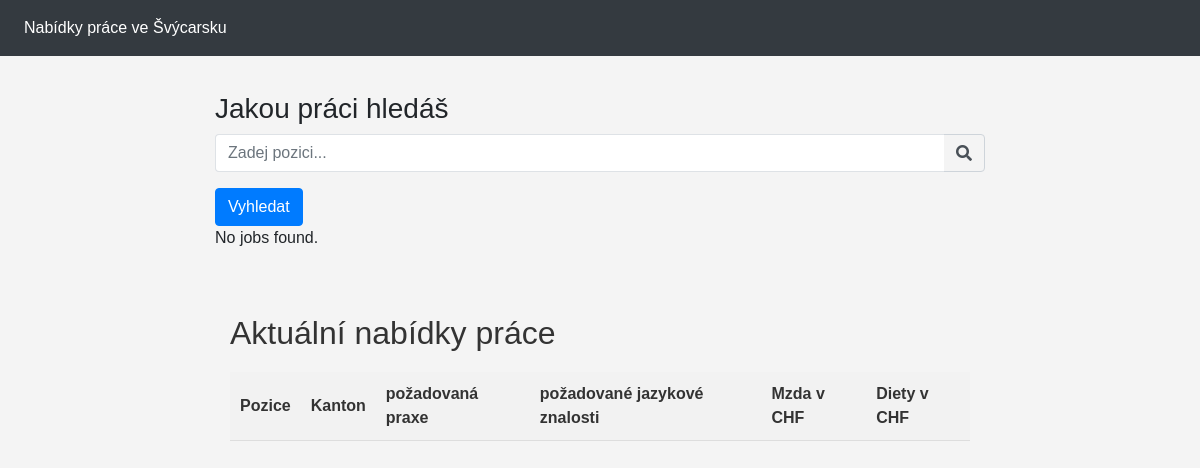
Page /all-jobs/ on the earlier database version.
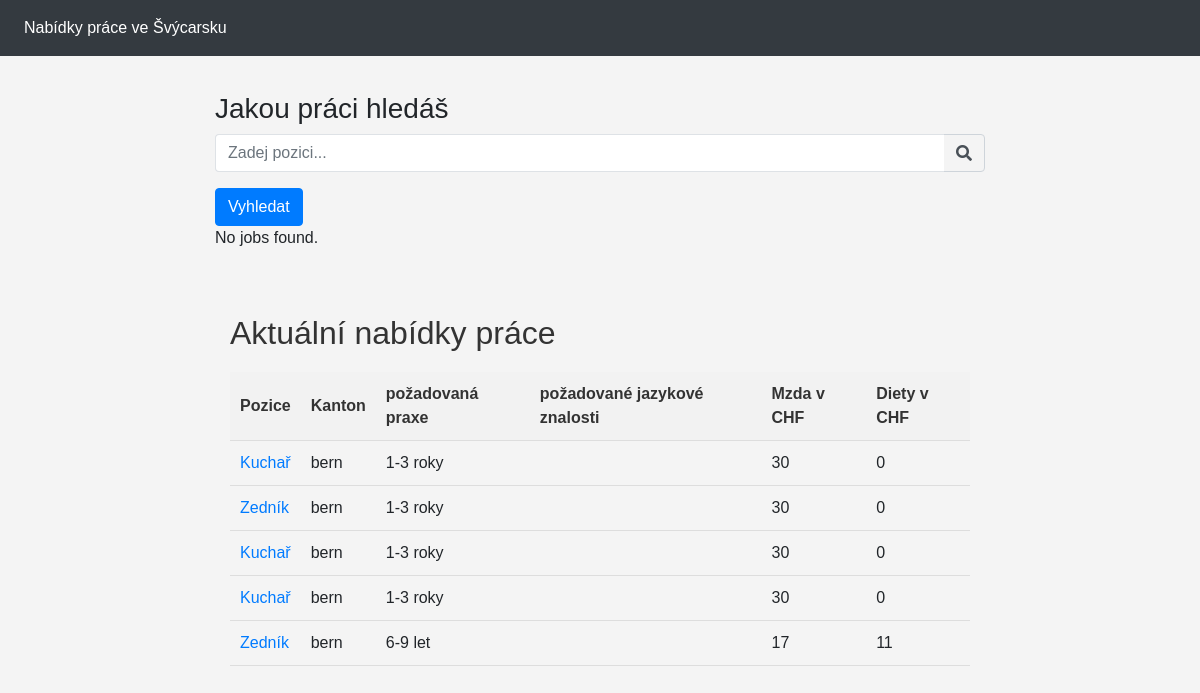
Same page on the later database version.
### jobapp/models.py (models this page shows, shortened)
class PostJob(models.Model):
    EXPERIENCE_CHOICES = [
        ('1-3 roky', '1-3'),
        ('4-6 let', '4-6'),
        ('6-9 let', '6-9'),
        ('10 a více let', '10 a více'),
    ]
    ACCOMMODATION_CHOICES = [
        ('vlastní ubytování', 'vlastní'),
        ('zajištěné ubytování', 'zajištěné'),
    ]
    author = models.ForeignKey("users.User", on_delete=models.CASCADE, default='')
    created_at = models.DateTimeField(auto_now_add=True)
    positions = models.ForeignKey(Position, related_name="position", on_delete=models.CASCADE)
    driving_licence = models.ManyToManyField(DrivingLicence, blank=True)
    experience = models.CharField(max_length=100, choices=EXPERIENCE_CHOICES, default='1-3')
    place = models.ForeignKey(Place, related_name="postjobs", on_delete=models.CASCADE, null=True)
    language = models.ManyToManyField(Language, related_name="language")
    accommodation = models.CharField(max_length=30, choices=ACCOMMODATION_CHOICES, default='')
    info_position = models.TextField()
    salary = models.IntegerField(choices=[(i, i) for i in range(100)], default=30)
    diet = models.IntegerField(choices=[(i, i) for i in range(31)], default=0)

class Position(models.Model):
    name_position = models.CharField(max_length=100)
    class Meta:
        ordering = ['name_position']
    def __str__(self):
        return self.name_position

class Place(models.Model):
    name_place = models.CharField(max_length=100)
    shortname = models.CharField(max_length=3)
    class Meta:
        ordering = ['name_place']
    def __str__(self):
        return self.name_place

### jobapp/views.py (the view)
# urls.py: path("all-jobs/", AllJobsView.as_view(), name="all-jobs"),
class AllJobsView(ListView):
    model = PostJob
    template_name = "all-jobs.html"
    context_object_name = "all_jobs"

### jobapp/templates/all-jobs.html (shortened to what this page needs)
{% load static offer_filters %}
<!DOCTYPE html>
<html lang="en">
<head>
    <link rel="stylesheet" href="https://stackpath.bootstrapcdn.com/bootstrap/4.3.1/css/bootstrap.min.css"
>
    <link rel="stylesheet" href="https://use.fontawesome.com/releases/v5.8.1/css/all.css"
>
</head>
<body>
<br>
<br>
<br>
<nav class="navbar navbar-expand-md navbar-dark bg-dark fixed-top">
    <div class="collapse navbar-collapse" id="navbarsExampleDefault">
        <ul class="navbar-nav mr-auto">
            <li class="nav-item active">
                <a class="nav-link" href="#">Nabídky práce ve Švýcarsku</a>
            </li>
        </ul>
    </div>
</nav>
<main role="main" class="container">
    <h3>Jakou práci hledáš</h3>
    <form method="GET" action="{% url 'job-search' %}">
        <div class="form-row">
            <div class="form-group col-12">
                <div class="input-group">
                    <input class="form-control py-2 border-right-0 border" type="search" name="title_contains"
                           placeholder="Zadej pozici..."/>
                    <span class="input-group-append">
                        <div class="input-group-text bg-transparent">
                            <i class="fa fa-search"></i>
                        </div>
                    </span>
                </div>
            </div>
        </div>
        <button type="submit" class="btn btn-primary">Vyhledat</button>
    </form>
    {% if jobs %}
    <ul>
        {% for job in jobs %}
        <li>{{ job.positions }}</li>
        {% endfor %}
    </ul>
    {% else %}
    <p>No jobs found.</p>
    {% endif %}
    {% if not jobs %}
    <br>
    <br>
    <div class="container">
        <h2>Aktuální nabídky práce</h2>
        <table id="jobs-table">
            <colgroup span="2"></colgroup>
            <tr>
                <th>Pozice</th>
                <th>Kanton</th>
                <th>požadovaná praxe</th>
                <th>požadované jazykové znalosti</th>
                <th>Mzda v CHF</th>
                <th>Diety v CHF</th>
            </tr>
            {% for job in all_jobs %}
            <tr>
                <td><a href="{% url 'job-detail' job.id %}">{{ job.positions }}</td>
                <td>{{ job.place }}</td>
                <td>{{ job.experience }}</td>
                <td>
                </td>
                <td>{{ job.salary }}</td>
                <td>{{ job.diet }}</td>
            </tr>
            {% endfor %}
        </table>
    </div>
    {% endif %}
</main>
</body>
</html>

Differences in the rows shown:
added PostJob: positions "Kuchař", place "bern", experience "1-3 roky", salary "30", diet "0"
added PostJob: positions "Zedník", place "bern", experience "1-3 roky", salary "30", diet "0"
added PostJob: positions "Kuchař", place "bern", experience "1-3 roky", salary "30", diet "0"
added PostJob: positions "Kuchař", place "bern", experience "1-3 roky", salary "30", diet "0"
added PostJob: positions "Zedník", place "bern", experience "6-9 let", salary "17", diet "11"
